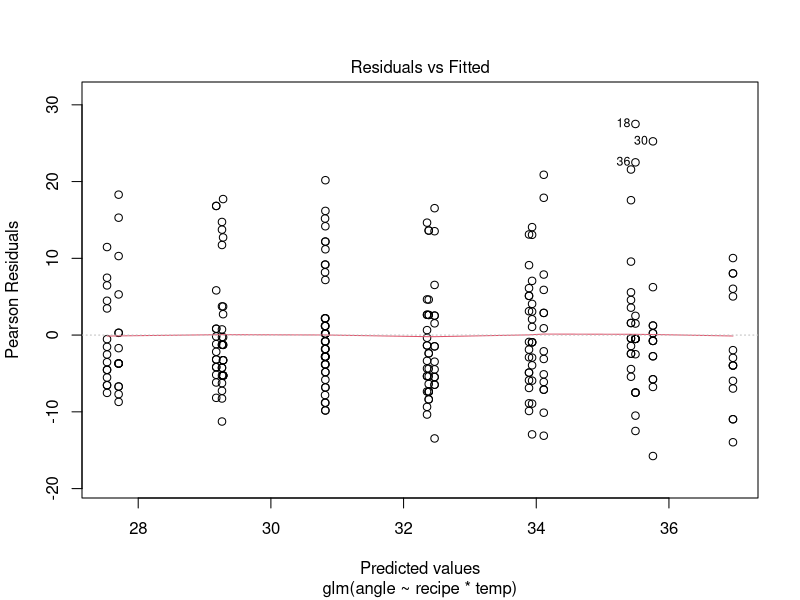
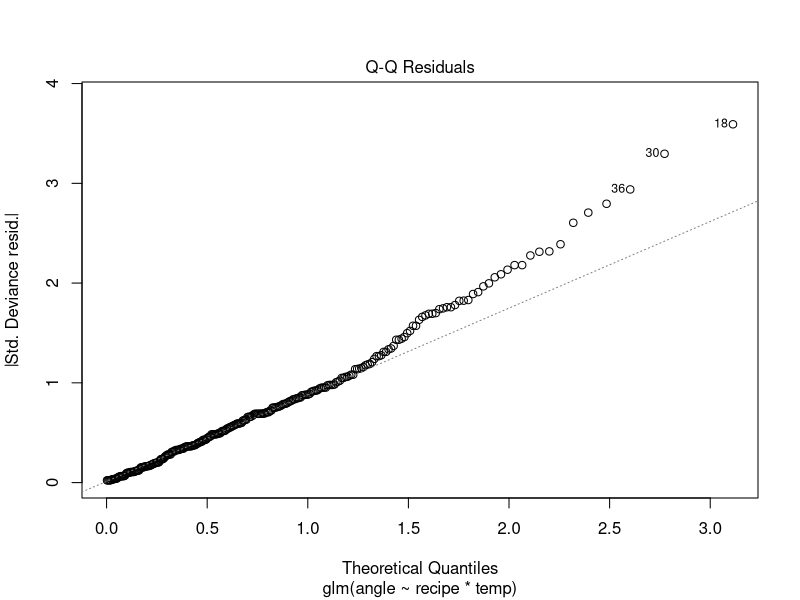
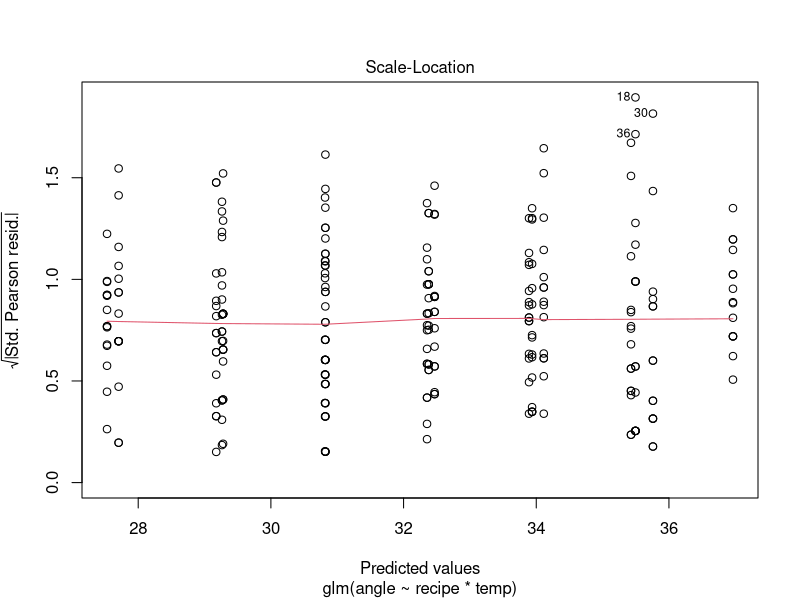
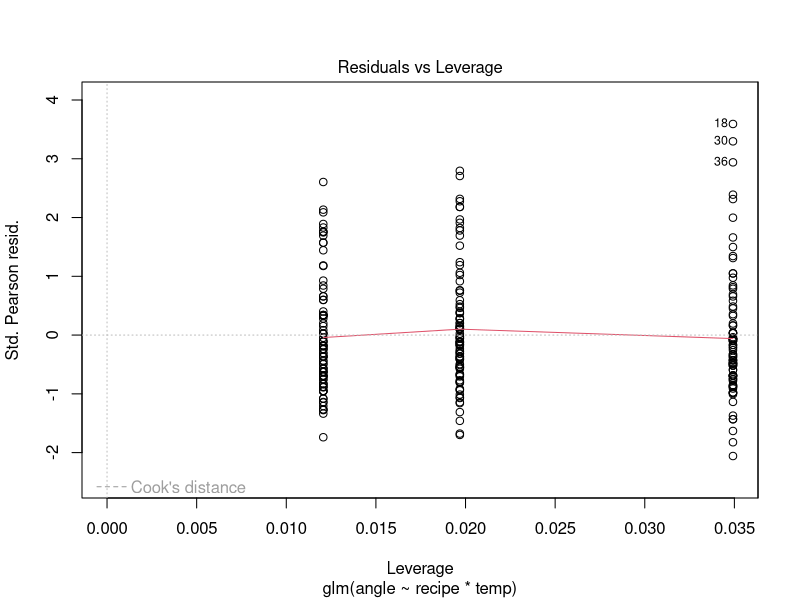
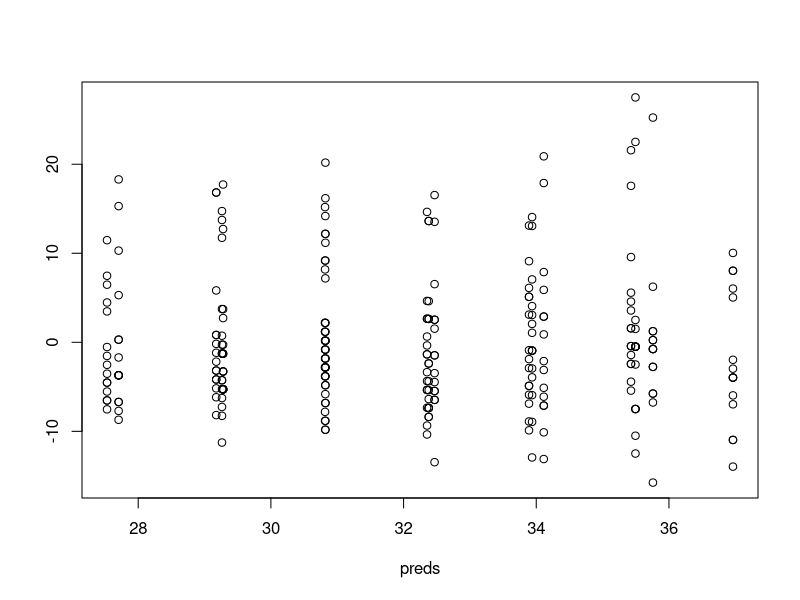
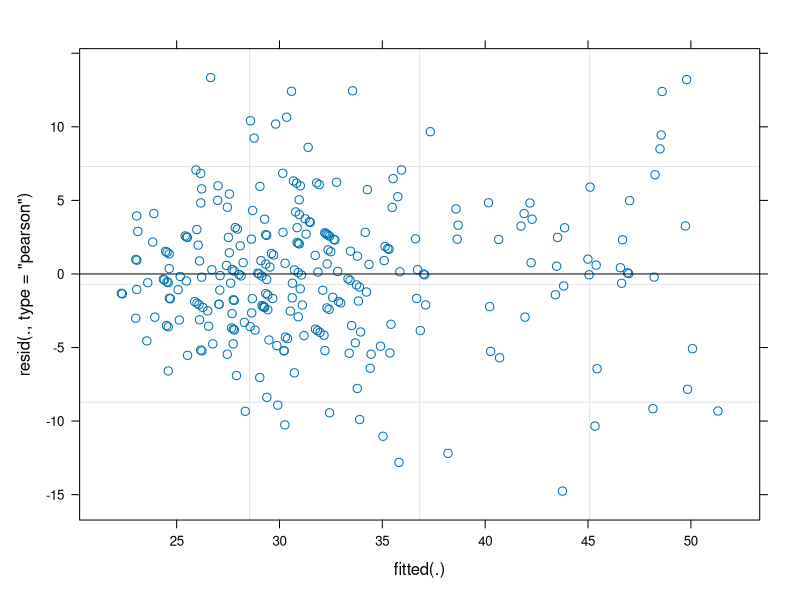
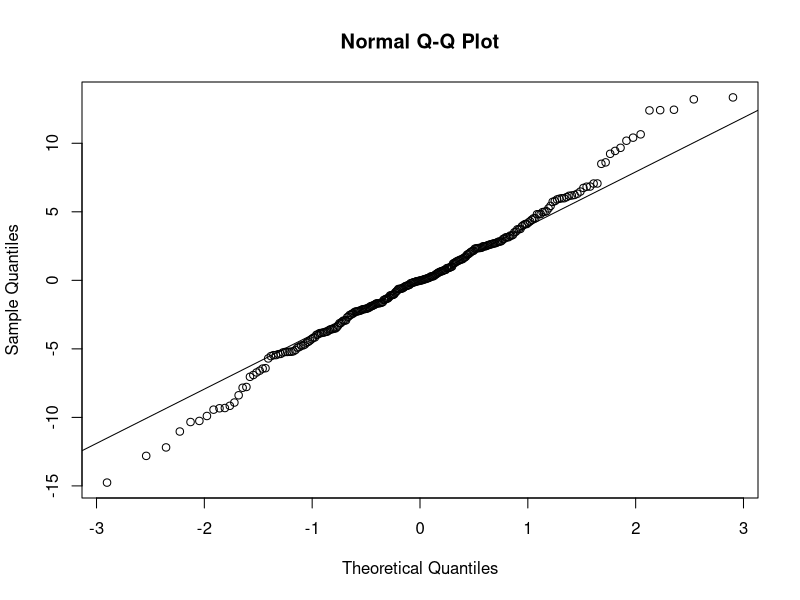
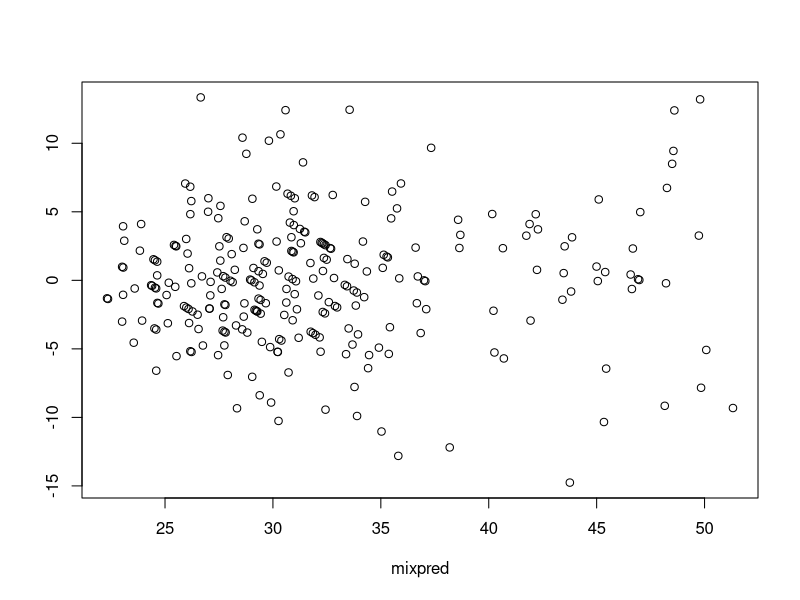

The R script that drew these images, in order: (Note: this script raises an error after producing the figures.)
## HW 5 ##

# 1. Cake Data
library(dplyr)
data(cake, package = "lme4")
cake <- cake %>% select(-temperature)
head(cake)

#a. Fixed and random variables?
# Recipe = Fixed level
# Temp = Random
# replicate = Random
## RETURN

# b. 
cake %>% 
  group_by(temp) %>%
  summarise(no_rows = length(temp))
## balanced - all temp values (alphas) have same n 

model <- glm(angle ~ recipe * temp, data = cake, family=gaussian())
summary(model)
model2 <- lm(angle ~ recipe*temp, cake)
# temp is significant, pval =  3.377e-08
mean((residuals(model)^2))
# MSE = 59.4053 using glm, MSE = 60.76 using lm() and anova()
anova(model2)


# c. Fit mixed model that  takes into account the replicates for the recipe
# examine variance components. 
library(lme4)
mix_mod <- lmer(angle ~ recipe + temp + (1 | replicate), cake)
summary(mix_mod)
# Using recipe and temp as fixed effects, we see that there is variation in the replicates
# The replicate variance component of 39.21 shows that it makes up a large portion of the MSE from part b. 
# t value for temp = 9.215
install.packages("lmerTest")
library(lmerTest)
#d. Testing for temp and recipe effect
summary(lmerTest :: lmer(angle ~ recipe + temp + (1 | replicate), cake))$coefficients
# Both recipeB, recipeC, and temp all have significant p values

# e. QQ plots and residual vs predicted for Linear model
# Linear model
plot(model) # QQ plot = not very good fit
preds <- predict(model, type="response")
residuals(model)

plotpredlinear <- cbind(preds, residuals(model))
plot(plotpredlinear) #  

# Mixed model
plot(mix_mod) # pearson residuals vs fitted values looks good
qqnorm(resid(mix_mod))
qqline(resid(mix_mod))
# The qq plot shows that the mixed model residuals are much closer to what would be expected under normality 
mixpred <- predict(mix_mod, type="response")
plotmix<- cbind(mixpred, residuals(mix_mod))
plot(plotmix) #Substantially more randomly distributed than the linear model resids. vs predicted values! 

# f. Examine BLUPs
ranef(mix_mod)$replicate #BLUPS (Best Linear Unbiased Predictors) for replicate random effect
plot(cake$replicate, cake$angle)
abline(h=mean(cake$angle), col="purple")

predict(mix_mod, newdata=data.frame(replicate=1, recipe="A", temp=175))
cake %>%
  filter(recipe == "A", temp== 175, replicate==1)
#recipe A, temp 175, replicate 1:
#actual = 42, predicted with mixed model = 43.41

#recipe A, temp 175, replicate 8
cake %>%
  filter(recipe == "A", temp== 175, replicate==8)
predict(mix_mod, newdata=data.frame(replicate=8, recipe="A", temp=175))
# actual = 24, predicted = 24.588

# the BLUPS follow the pattern of the box and whisker plot with replicate on x and angle on y

### Problem 2###

# a. train-test
data <- Problem.2
data
data$ID<-as.factor(data$ID)
set.seed(1)
train_ind = sample(seq_len(nrow(data)),size = size)  
train =data[train_ind,] 
test=data[-train_ind,] 
?seq_len
##
##sample = sample.split(data$num, SplitRatio = .75)
##train = subset(data, sample == TRUE)
##test  = subset(data, sample == FALSE)
##

# b. fitting
install.packages("randomForest")
library(randomForest)
str(train)
test[-3]
rf <- randomForest(y ~ ., data=train)
preds <- predict(rf, newdata=test[-3])
resids <- (test[3]-preds)^2
res<- cbind(test[3],preds,((test[3]-preds)^2))
sum(res[3])/nrow(res) #MSE = 10.10093

#c. Fit mixed model
library(lmerTest)
data
mix_mod <- lmer(y ~ 1 + (1 | ID), data = data)
summary(mix_mod)
blups <- ranef(mix_mod)
blups$ID
library(dplyr)
mus <- cbind(as.data.frame(data %>% group_by(ID) %>% summarise(mean_y = mean(y))),blups$ID)
colnames<- c("ID","mean_y","blup")
names(mus)<- colnames
mus$sum <- mus$mean_y+mus$blup
mus ## DF with stored blups and overall intercepts 
# mus$sum represents the mu for y, adjusted for each group/ID factor
mus<- mus[c(1,4)]

# d. Joining blups to the test dataset
test<-left_join(test, mus)
head(test)

# e. Store residuals
mix_mod_res <- data.frame(residuals(mix_mod))
mix_mod_res <- mix_mod_res[train_ind,]
train$resids <- mix_mod_res
# f. 
rf2 <- randomForest(resids ~ x, data= train)
predictions_res <- predict(rf2, newdata = test[-3])
plot(predictions_res, test$sum)
head(test)
